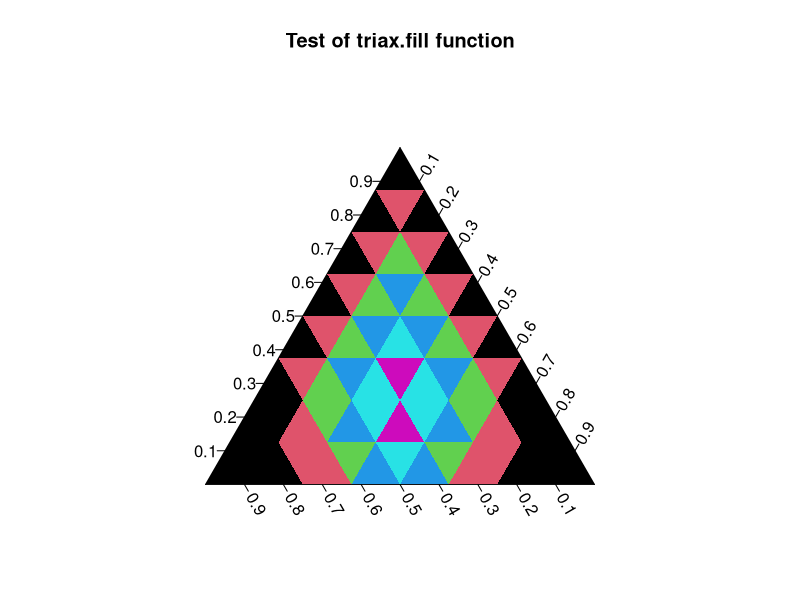

The R source for this figure:
library(plotrix)


### Name: triax.fill
### Title: Triangle plot fill
### Aliases: triax.fill
### Keywords: misc

### ** Examples

 # the data will be something like response at different proportions
 fillval<-list(0,c(0,0.1,0),c(0,0.1,0.2,0.1,0),
  c(0,0.1,0.2,0.3,0.2,0.1,0),c(0,0.1,0.2,0.3,0.4,0.3,0.2,0.1,0),
  c(0,0.1,0.2,0.3,0.4,0.5,0.4,0.3,0.2,0.1,0),
  c(0,0,0.1,0.2,0.3,0.4,0.5,0.4,0.3,0.2,0.1,0,0),
  c(0,0,0,0.1,0.1,0.2,0.3,0.4,0.3,0.2,0.1,0.1,0,0,0))
 # use some method of converting values to colors
 fillcol<-sapply(fillval,function(x) {x*10+1} )
 oldpar<-triax.plot(main="Test of triax.fill function")
 triax.fill(fillcol)
 par(oldpar)
